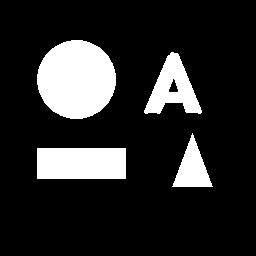
#> input picture OpenCV/OpenCV lecture/images/shape.png, 256 x 256 px
$ jupyter execute '6장 특징 추출.ipynb'   (text cells are left out)
#> lines starting #> are read from the running program, lines starting #| are printed output that depends on the picture; after the words box and inside, x2 and y2 are one past the last pixel; in counts of white or black regions, pixels touching at a corner belong together; long printed decimals are rounded
#> `img = cv2.imread('images/shape.png', 0)`: img: shape (256, 256); 16.1% white; 4 white regions, box (x1, y1, x2, y2) and area: (37, 40, 116, 119) 4880, (37, 148, 126, 179) 2759, (144, 52, 202, 114) 1797, (172, 133, 213, 187) 1108
[cell 1]
'''
    1. 영상의 처리는 왼쪽에서 오른쪽으로 그리고 위에서 아래로 화소를 읽으면서 처리, 가장 먼저 마주친 화소에 번호 부여
    2. 현재 화소 p에 연결되고 있는 주위 화소에 같은 라벨 붙임
    3. 2단계에서 라벨을 붙인 화소에 연결되어 있는 화소에 라벨 붙임
    4. 라벨을 붙여야 할 화소가 없어질 때까지 3단계를 반복
'''

# 현재 주목 화소가 라벨이 있으면 연결되어 있는 주위 8근방 화소에 같은 라벨 붙여줌
def labelset(img, xs, ys, label):
    height, width = img.shape
    img[ys, xs] = label

    while True:
        cnt = 0
        for y in range(1, height-1):
            for x in range(1, width-1):
                if img[y, x] == label:
                    if img[y , x+1] == 255:
                        img[y , x+1] = label; cnt = cnt+1

                    if img[y-1, x+1] == 255:
                        img[y-1, x+1] = label; cnt = cnt+1

                    if img[y-1, x ] == 255:
                        img[y-1, x ] = label; cnt = cnt+1

                    if img[y-1, x-1] == 255:
                        img[y-1, x-1] = label; cnt = cnt+1

                    if img[y , x-1] == 255:
                        img[y , x-1] = label; cnt = cnt+1

                    if img[y+1, x-1] == 255:
                        img[y+1, x-1] = label; cnt = cnt+1

                    if img[y+1, x ] == 255:
                        img[y+1, x ] = label; cnt = cnt+1

                    if img[y+1, x+1] == 255 :
                        img[y+1, x+1] = label; cnt = cnt+1

        if cnt == 0:
            return (0, img)

    return (1, img)

[cell 2]
# 모든 화소에 대해 라벨링 수행
def labeling(img_in, base=100):
#> called with base = 100
    height, width = img_in.shape
#> height = 256; width = 256
    img_label = img_in.copy()

    label = base # 베이스 값부터 라벨링

    for y in range(1, height-1):
        for x in range(1, width-1):
            if img_label[y, x] == 255:
                if label >= 255:
                    print('error! too many labels!')
                    return -1

                _, img_label = labelset(img_label, x, y, label)
                label = label + 1
#> this loop made 254 passes
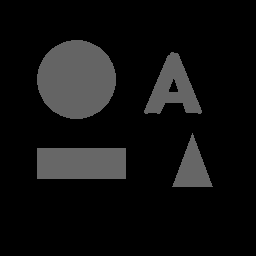
#> img_label: shape (256, 256); min 0, max 103, mean 16.3
#> after the loop, label = 104

    cnt = label - base
#> cnt = 4

    return img_label, cnt

[cell 3]
import cv2

img = cv2.imread('images/shape.png', 0)
_, bin_img = cv2.threshold(img, 128, 255, cv2.THRESH_BINARY)
labeled_img, cnt = labeling(bin_img)
#> cnt = 4

print("객체 수", cnt)
#| 객체 수 4
print(labeled_img[80, 80], end=" ")
#| 100
print(labeled_img[69,173], end=" ")
#| 101
print(labeled_img[160,190], end=" ")
#| 102
print(labeled_img[160,60])
#| 103

cv2.imshow('image', img)
cv2.imshow('Labeling', labeled_img)

cv2.waitKey()
cv2.destroyAllWindows()

[cell 4]
import cv2
import numpy as np

img = cv2.imread('images/digits.png', cv2.IMREAD_GRAYSCALE)
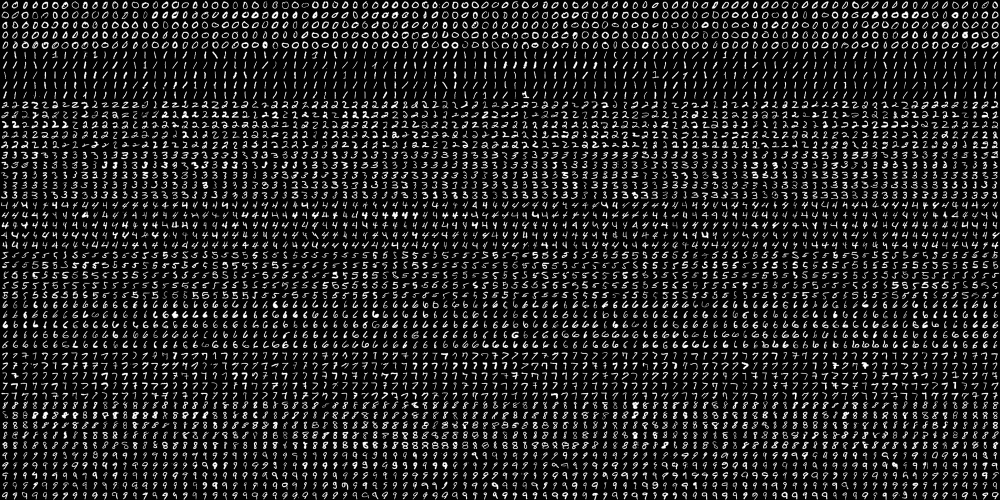
#> input picture OpenCV/OpenCV lecture/images/digits.png, 2000 x 1000 px (shown at 1/2 size)
#> img is the input picture: shape (1000, 2000); min 0, max 255, mean 33.8
print(img.shape)
#| (1000, 2000)

[cell 5]
# 20*20 배열로 생성
cells = [np.hsplit(row, 100) for row in np.vsplit(img, 50)]
#> cells = 50 items
x = np.array(cells)
print(x.shape)
#| (50, 100, 20, 20)

[cell 6]
X = x[:, :].reshape(-1, 400).astype(np.float32)
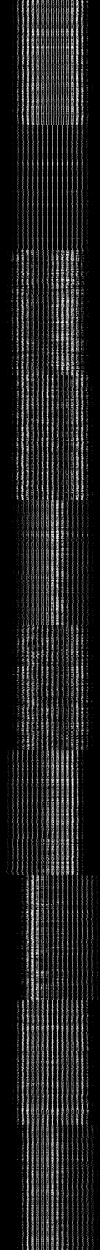
#> X: shape (5000, 400) float32 (shown at 1/4 size); min 0, max 255, mean 33.8
y = np.repeat(np.arange(10), 500)

from sklearn.model_selection import train_test_split

train_X, test_X, train_y, test_y = train_test_split(X, y, test_size=0.3)
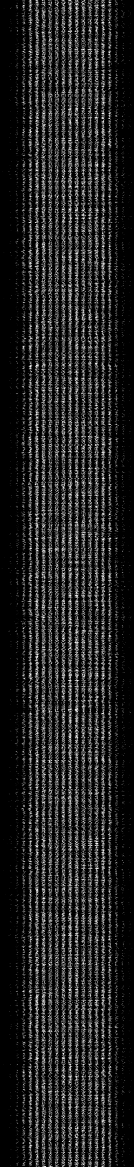
#> train_X: shape (3500, 400) float32 (shown at 1/3 size); min 0, max 255, mean 33.8
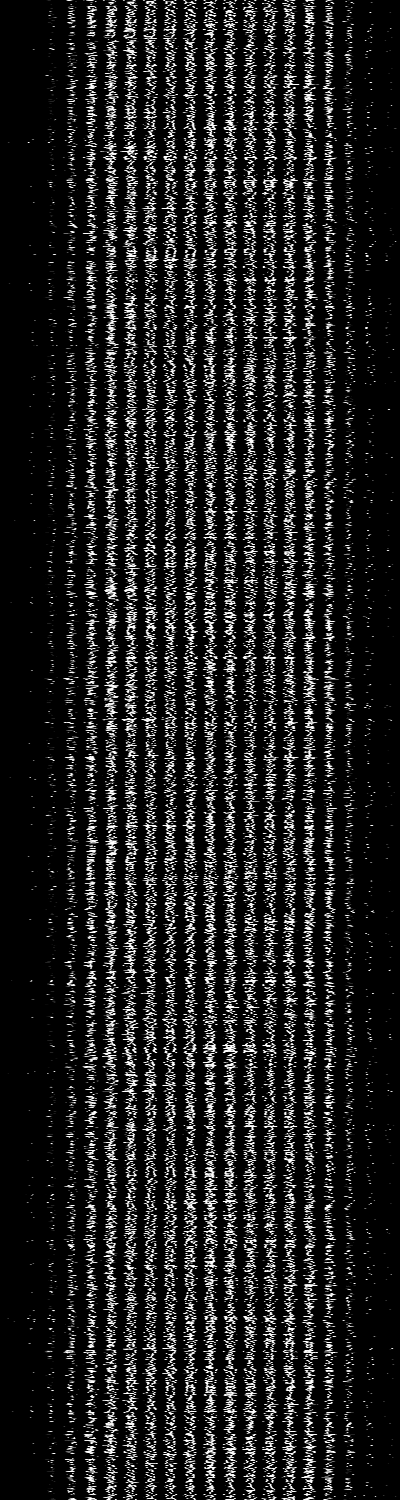
#> test_X: shape (1500, 400) float32; min 0, max 255, mean 33.9
#> train_y = 3500 values, max 9 at index 10, min 0 at index 6, mean 4.45; test_y = 1500 values, max 9 at index 2, min 0 at index 0, mean 4.61

[cell 7]
from sklearn.ensemble import RandomForestClassifier

model = RandomForestClassifier()
model.fit(train_X, train_y)
print(model.score(test_X, test_y))
#| 0.9427

[cell 8]
import pickle
with open('number.model', 'wb') as f:
    pickle.dump(model, f)

[cell 9]
with open('number.model', 'rb') as f:
    model = pickle.load(f)

print(model.score(test_X, test_y))
#| 0.9427

[cell 10]
import cv2
import numpy as np

cap = cv2.VideoCapture(0)

if cap.isOpened():
    while True:
        ret, img = cap.read()
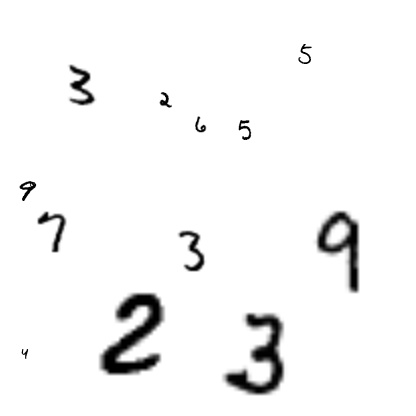
#> input picture OpenCV/OpenCV lecture/mnist_test.jpg, 416 x 416 px, given in place of the camera
#> img is the input picture: shape (416, 416, 3); min 0, max 255, mean 245.4
        if ret:
            g_img = cv2.cvtColor(img, cv2.COLOR_BGR2GRAY)
            _, bin_img = cv2.threshold(g_img, 110, 255, cv2.THRESH_BINARY_INV)
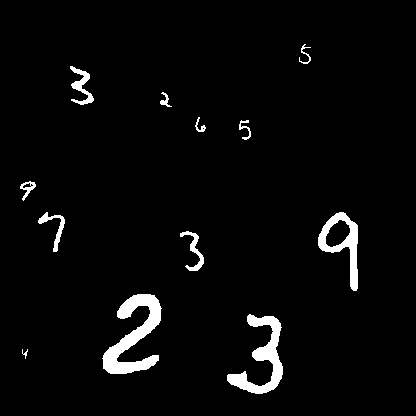
#> bin_img: shape (416, 416); 3.5% white; 12 white regions
            contours, hierarchy = cv2.findContours(bin_img, cv2.RETR_EXTERNAL, cv2.CHAIN_APPROX_SIMPLE)
#> contours = 12 contours, 1 with area under 20; largest, box (x1, y1, x2, y2) and area: (102, 294, 162, 374) 1880, (318, 212, 358, 291) 1420, (227, 314, 283, 394) 1407, (70, 66, 94, 105) 290, (180, 231, 204, 271) 224

            try:
                for contour in contours:
                    (x, y), radius = cv2.minEnclosingCircle(contour)
                    if radius > 5:
                        xs, xe = int(x-radius), int(x+radius)
                        ys, ye = int(y-radius), int(y+radius)

                        cv2.rectangle(bin_img, (xs, ys), (xe, ye), (255, 0, 0), 1)
                        roi = bin_img[ys:ye, xs:xe]

                        dst = cv2.resize(roi, dsize=(50, 50), interpolation=cv2.INTER_AREA)
                        dst = cv2.resize(roi, dsize=(16, 16), interpolation=cv2.INTER_AREA)

                        A = np.zeros((20, 20))
                        A[2:-2, 2:-2] = dst[:, :]
                        A = A.reshape(-1, 400)

                        num = model.predict(A)
                        cv2.putText(bin_img, str(num), (xs, ys), cv2.FONT_HERSHEY_PLAIN, 2, (255, 0, 0))
#> this loop made 12 passes
#> (x, y, radius, xs, xe, ys, ye, num) on passes 2 to 12: (256.8, 353, 40.36, 216, 297, 312, 393, [3]), (131, 333.5, 44.85, 86, 175, 288, 378, [2]), (189.5, 251, 20.43, 169, 209, 230, 271, [3]), (347.5, 251, 39.92, 307, 387, 211, 290, [3]), (51, 231.5, 20.13, 30, 71, 211, 251, [3]), (28.5, 191, 10.55, 17, 39, 180, 201, [2]), (244.5, 129.2, 9.88, 234, 254, 119, 139, [5]), (200.5, 124, 7.43, 193, 207, 116, 131, [0]), (166.5, 99, 8.32, 158, 174, 90, 107, [2]), (80.5, 84, 20.84, 59, 101, 63, 104, [3]), (305, 53.58, 9.63, 295, 314, 43, 63, [5])
#> (x, y, radius) on pass 1: (24.5, 353.2, 4.86)
#> pass 3, `roi = bin_img[ys:ye, xs:xe]`:
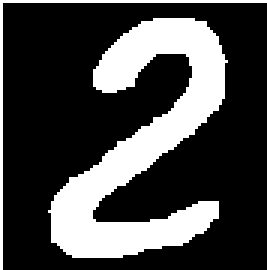
#> roi: shape (90, 89) (shown 3 times larger); 27.8% white; 2 white regions, box (x1, y1, x2, y2) and area: (16, 6, 76, 86) 2047, (0, 0, 89, 90) 178
#> pass 3, `dst = cv2.resize(roi, dsize=(50, 50), interpolation=cv2.INTER_AREA)`:
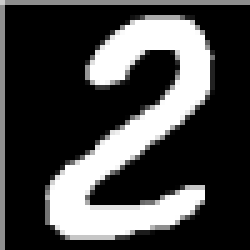
#> dst: shape (50, 50) (shown 5 times larger); min 0, max 255, mean 70.8
#> after the loop:
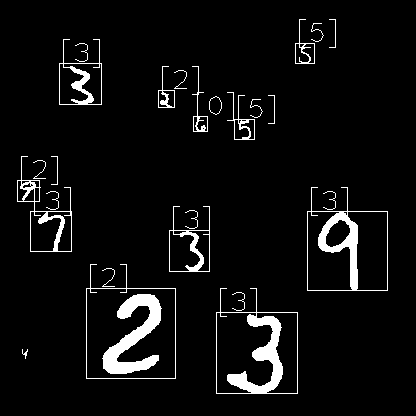
#> bin_img: shape (416, 416); 5.3% white; 26 white regions, largest, box (x1, y1, x2, y2) and area: (102, 294, 162, 374) 2047, (216, 288, 298, 394) 1953, (307, 187, 388, 291) 1481

            except Exception as e:
                print(e)

            cv2.imshow('Image', bin_img)
            if cv2.waitKey(1) & 0xFF == 27:
#> (key Esc is pressed here)
                break

        else:
            print('No Frame')
            break

else:
    print('Camera not opened')

cap.release()
cv2.destroyAllWindows()
